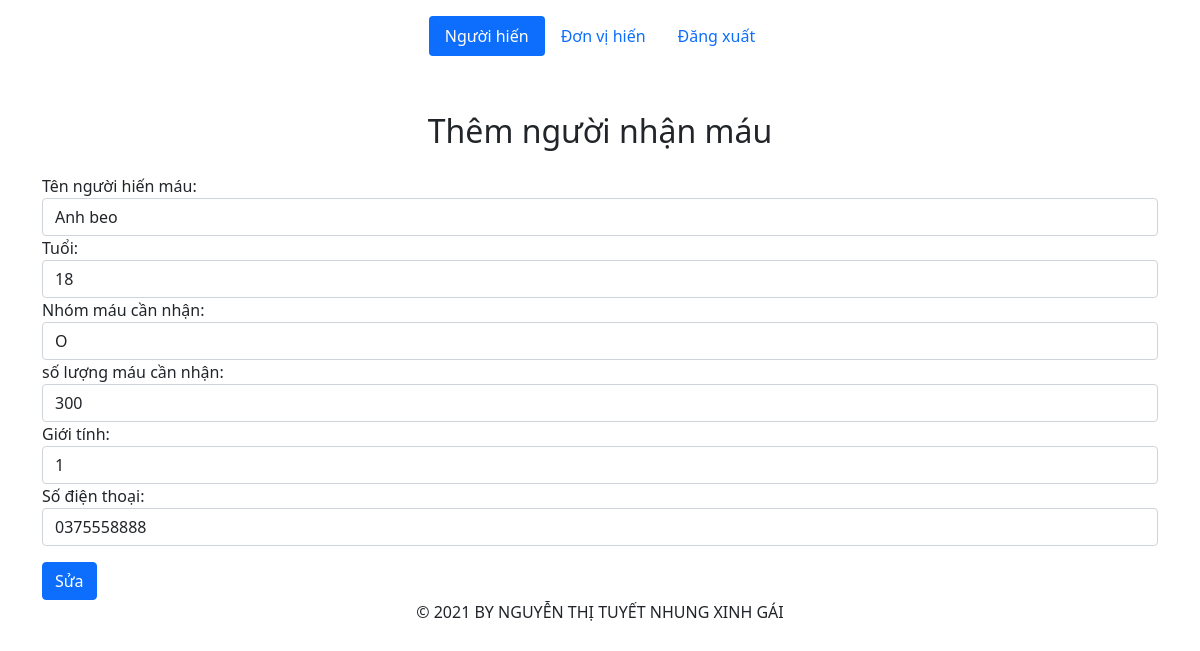
The app's page /src/update.php?id=2 with its own data.
### tables this page shows
CREATE TABLE `blood_recipient` (
  `reci_id` int(10) NOT NULL,
  `reci_name` varchar(55) NOT NULL,
  `reci_age` int(4) NOT NULL,
  `reci_bgrp` varchar(10) NOT NULL,
  `reci_bqnty` int(10) NOT NULL,
  `reci_sex` int(1) NOT NULL DEFAULT 0,
  `reci_reg_date` datetime NOT NULL DEFAULT current_timestamp(),
  `reci_phno` varchar(10) NOT NULL
);

### src/update.php (the view, shortened to what this page needs)
<?php
    require('templates/header.php');
    require("config/constants.php");
    if(isset($_GET["id"])){
        $id = $_GET["id"];
        $sql = "select * from blood_recipient where reci_id = $id";
        $query = mysqli_query($conn, $sql);
        $row = mysqli_fetch_assoc($query);
    }else{
        $_SESSION["error"] = "Lỗi không thể cập nhật người nhận";
        header("location: error.php");
    }
?>
    <div class="container">
        <h2 class="text-center" style="margin-top: 40px; margin-bottom:24px;">Thêm người nhận máu</h2>
        <form action="update.php?id=<?php echo $row["reci_id"] ?>" method = "POST">
            <div class="form-group">
                <label for="email">Tên người hiến máu:</label>
                <input type="text" class="form-control" id="email" placeholder="Nhập tên" name="name" value = "<?php echo $row["reci_name"]?>">
            </div>
            <div class="form-group">
                <label for="pwd">Tuổi:</label>
                <input type="text" class="form-control" id="email" placeholder="Nhập tuổi" name="age" value = "<?php echo $row["reci_age"]?>">
            </div>
            <div class="form-group">
                <label for="pwd">Nhóm máu cần nhận:</label>
                <input type="text" class="form-control" id="pwd" placeholder="Nhập nhóm máu" name="type" value = "<?php echo $row["reci_bgrp"]?>">
            </div>
            <div class="form-group">
                <label for="pwd">số lượng máu cần nhận:</label>
                <input type="number" class="form-control" id="pwd" placeholder="Nhập số lượng máu" name="quantity" value = "<?php echo $row["reci_bqnty"]?>">
            </div>
            <div class="form-group">
                <label for="pwd">Giới tính:</label>
                <input type="number" class="form-control" id="pwd" placeholder="Nhập giới tính (0 là nữ và 1 là nam)" name="sex" value = "<?php echo $row["reci_sex"]?>">
            </div>
            <div class="form-group">
                <label for="pwd">Số điện thoại:</label>
                <input type="number" class="form-control" id="pwd" placeholder="Nhập số điện thoại" name="phone" value = "<?php echo $row["reci_phno"]?>">
            </div>
            <button type="submit" class="btn btn-primary" style="margin-top: 16px;" name="add">Sửa</button>
        </form>
    </div>
<?php
include('templates/footer.php')
?>

### records on screen
blood_recipient: name "Anh beo", age "18", type "O", quantity "300", sex "1", phone "0375558888"
